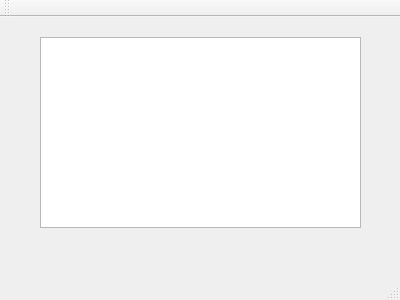
<?xml version="1.0" encoding="UTF-8"?>
<ui version="4.0">
 <class>MainWindow</class>
 <widget class="QMainWindow" name="MainWindow">
  <property name="geometry">
   <rect>
    <x>0</x>
    <y>0</y>
    <width>400</width>
    <height>300</height>
   </rect>
  </property>
  <property name="windowTitle">
   <string>MainWindow</string>
  </property>
  <widget class="QWidget" name="centralWidget">
   <widget class="QTextEdit" name="textEdit">
    <property name="geometry">
     <rect>
      <x>40</x>
      <y>20</y>
      <width>321</width>
      <height>191</height>
     </rect>
    </property>
   </widget>
  </widget>
  <widget class="QMenuBar" name="menuBar">
   <property name="geometry">
    <rect>
     <x>0</x>
     <y>0</y>
     <width>400</width>
     <height>21</height>
    </rect>
   </property>
  </widget>
  <widget class="QToolBar" name="mainToolBar">
   <attribute name="toolBarArea">
    <enum>TopToolBarArea</enum>
   </attribute>
   <attribute name="toolBarBreak">
    <bool>false</bool>
   </attribute>
  </widget>
  <widget class="QStatusBar" name="statusBar"/>
 </widget>
 <layoutdefault spacing="6" margin="11"/>
 <resources/>
 <connections/>
</ui>
